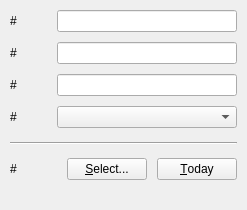
     <widget class="QWidget" name="tab_content">
      <attribute name="title">
       <string>Content</string>
      </attribute>
      <layout class="QGridLayout">
       <property name="margin">
        <number>10</number>
       </property>
       <property name="spacing">
        <number>10</number>
       </property>
       <item row="0" column="0">
        <widget class="QLabel" name="lblName">
         <property name="text">
          <string>#</string>
         </property>
         <property name="wordWrap">
          <bool>false</bool>
         </property>
        </widget>
       </item>
       <item row="0" column="1">
        <spacer name="Spacer95_3_3_3_11">
         <property name="orientation">
          <enum>Qt::Vertical</enum>
         </property>
         <property name="sizeType">
          <enum>QSizePolicy::Fixed</enum>
         </property>
         <property name="sizeHint" stdset="0">
          <size>
           <width>20</width>
           <height>20</height>
          </size>
         </property>
        </spacer>
       </item>
       <item row="0" column="2">
        <widget class="QLineEdit" name="edName"/>
       </item>
       <item row="3" column="2">
        <widget class="KComboBox" name="cbGenre"/>
       </item>
       <item row="4" column="0" colspan="3">
        <widget class="QFrame" name="Frame3_3">
         <property name="minimumSize">
          <size>
           <width>0</width>
           <height>10</height>
          </size>
         </property>
         <property name="frameShape">
          <enum>QFrame::HLine</enum>
         </property>
         <property name="frameShadow">
          <enum>QFrame::Sunken</enum>
         </property>
        </widget>
       </item>
       <item row="3" column="1">
        <spacer name="Spacer95_3_3_3_15">
         <property name="orientation">
          <enum>Qt::Vertical</enum>
         </property>
         <property name="sizeType">
          <enum>QSizePolicy::Fixed</enum>
         </property>
         <property name="sizeHint" stdset="0">
          <size>
           <width>20</width>
           <height>20</height>
          </size>
         </property>
        </spacer>
       </item>
       <item row="3" column="0">
        <widget class="QLabel" name="lblGenre">
         <property name="text">
          <string>#</string>
         </property>
         <property name="wordWrap">
          <bool>false</bool>
         </property>
        </widget>
       </item>
       <item row="1" column="0">
        <widget class="QLabel" name="lblSubject">
         <property name="text">
          <string>#</string>
         </property>
         <property name="wordWrap">
          <bool>false</bool>
         </property>
        </widget>
       </item>
       <item row="1" column="1">
        <spacer name="Spacer95_3_3_3_10">
         <property name="orientation">
          <enum>Qt::Vertical</enum>
         </property>
         <property name="sizeType">
          <enum>QSizePolicy::Fixed</enum>
         </property>
         <property name="sizeHint" stdset="0">
          <size>
           <width>20</width>
           <height>20</height>
          </size>
         </property>
        </spacer>
       </item>
       <item row="1" column="2">
        <widget class="QLineEdit" name="edSubject"/>
       </item>
       <item row="2" column="1">
        <spacer name="Spacer95_3_3_3_10_2">
         <property name="orientation">
          <enum>Qt::Vertical</enum>
         </property>
         <property name="sizeType">
          <enum>QSizePolicy::Fixed</enum>
         </property>
         <property name="sizeHint" stdset="0">
          <size>
           <width>20</width>
           <height>20</height>
          </size>
         </property>
        </spacer>
       </item>
       <item row="2" column="0">
        <widget class="QLabel" name="lblVersion">
         <property name="text">
          <string>#</string>
         </property>
         <property name="wordWrap">
          <bool>false</bool>
         </property>
        </widget>
       </item>
       <item row="2" column="2">
        <widget class="QLineEdit" name="edVersion"/>
       </item>
       <item row="10" column="2">
        <spacer name="Spacer16">
         <property name="orientation">
          <enum>Qt::Vertical</enum>
         </property>
         <property name="sizeType">
          <enum>QSizePolicy::Expanding</enum>
         </property>
         <property name="sizeHint" stdset="0">
          <size>
           <width>0</width>
           <height>20</height>
          </size>
         </property>
        </spacer>
       </item>
       <item row="9" column="0">
        <widget class="QLabel" name="lblDate">
         <property name="text">
          <string>#</string>
         </property>
         <property name="wordWrap">
          <bool>false</bool>
         </property>
        </widget>
       </item>
       <item row="9" column="2">
        <layout class="QHBoxLayout">
         <property name="spacing">
          <number>10</number>
         </property>
         <property name="margin">
          <number>0</number>
         </property>
         <item>
          <widget class="KDateWidget" name="dateEdit"/>
         </item>
         <item>
          <widget class="QPushButton" name="btSelectDate">
           <property name="sizePolicy">
            <sizepolicy hsizetype="Minimum" vsizetype="Minimum">
             <horstretch>0</horstretch>
             <verstretch>0</verstretch>
            </sizepolicy>
           </property>
           <property name="toolTip">
            <string>Select a date from the calendar.</string>
           </property>
           <property name="whatsThis">
            <string>Opens a dialog for selecting a date from the calendar.</string>
           </property>
           <property name="text">
            <string>&amp;Select...</string>
           </property>
           <property name="autoDefault">
            <bool>false</bool>
           </property>
           <property name="flat">
            <bool>false</bool>
           </property>
          </widget>
         </item>
         <item>
          <widget class="QPushButton" name="btSelectDateNow">
           <property name="sizePolicy">
            <sizepolicy hsizetype="Minimum" vsizetype="Minimum">
             <horstretch>0</horstretch>
             <verstretch>0</verstretch>
            </sizepolicy>
           </property>
           <property name="toolTip">
            <string>Set the date to today.</string>
           </property>
           <property name="whatsThis">
            <string>Set the date to today.</string>
           </property>
           <property name="text">
            <string>&amp;Today</string>
           </property>
           <property name="autoDefault">
            <bool>false</bool>
           </property>
           <property name="flat">
            <bool>false</bool>
           </property>
          </widget>
         </item>
         <item>
          <spacer name="Spacer35">
           <property name="orientation">
            <enum>Qt::Horizontal</enum>
           </property>
           <property name="sizeType">
            <enum>QSizePolicy::Expanding</enum>
           </property>
           <property name="sizeHint" stdset="0">
            <size>
             <width>0</width>
             <height>20</height>
            </size>
           </property>
          </spacer>
         </item>
        </layout>
       </item>
       <item row="9" column="1">
        <spacer name="Spacer95_3_3_3_4">
         <property name="orientation">
          <enum>Qt::Vertical</enum>
         </property>
         <property name="sizeType">
          <enum>QSizePolicy::Fixed</enum>
         </property>
         <property name="sizeHint" stdset="0">
          <size>
           <width>20</width>
           <height>20</height>
          </size>
         </property>
        </spacer>
       </item>
      </layout>
     </widget>
